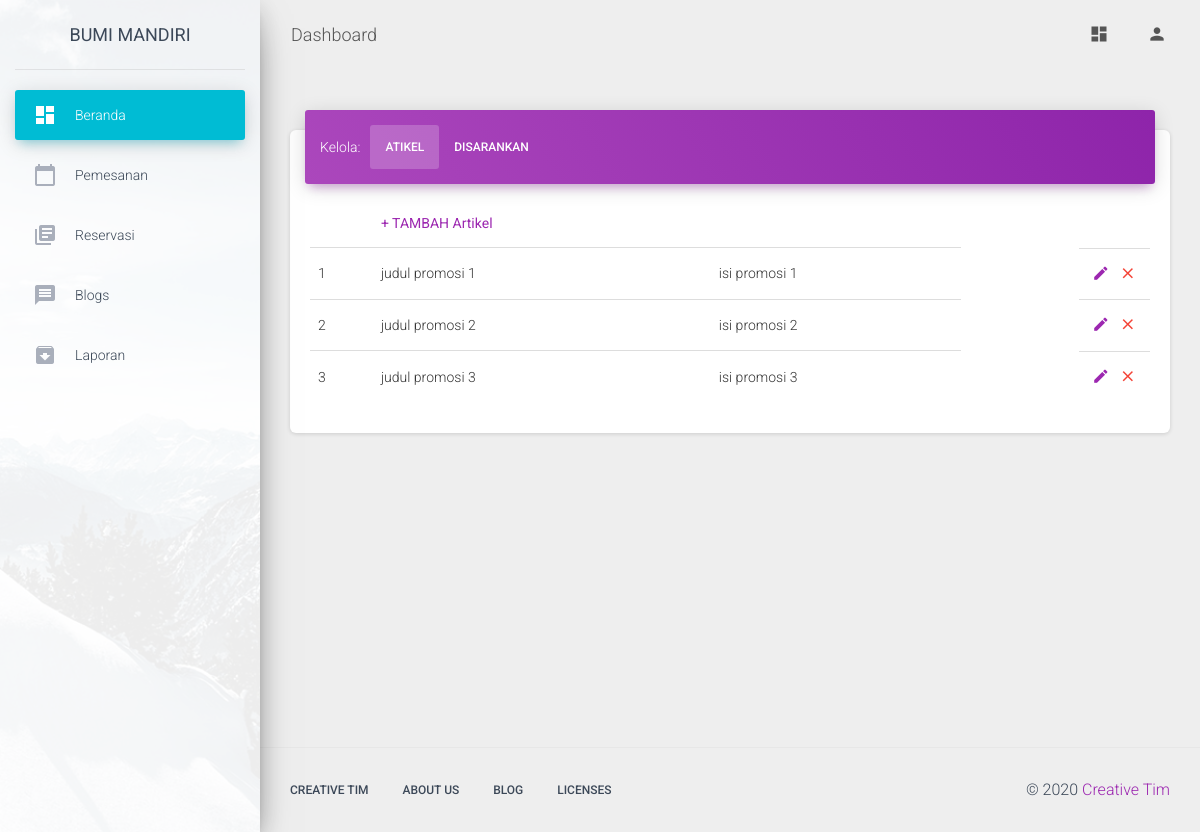
Before: /Admin/kelola_blog with the older database file.
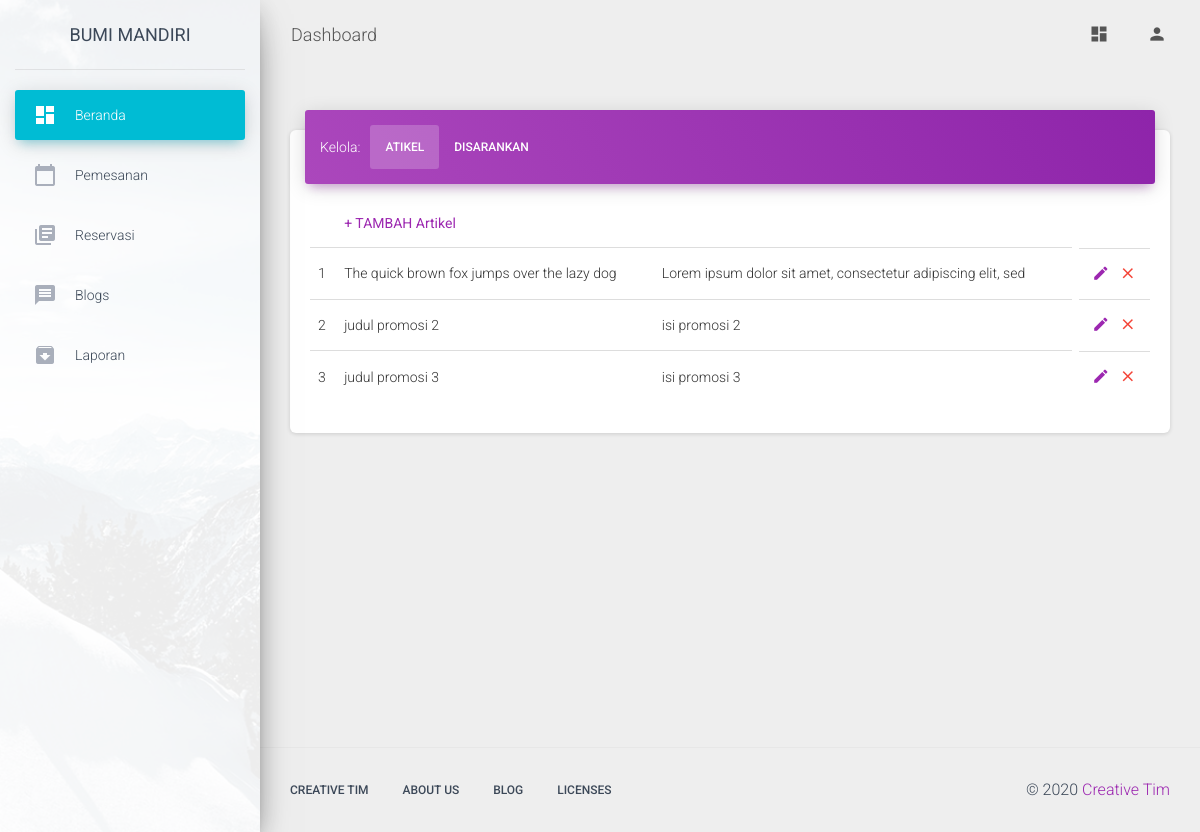
After: the same page with the newer database file.
### tables this page shows
CREATE TABLE `post` (
  `id` int(11) NOT NULL,
  `judul_post` varchar(80) NOT NULL,
  `isi_post` text NOT NULL,
  `gambar_post` varchar(100) NOT NULL,
  `date_created` date NOT NULL,
  `post_type` int(11) NOT NULL
);

### application/controllers/Admin.php (called while the page is built, shortened)
<?php
class Admin extends CI_Controller {
	function __construct(){
		$this->load->helper('url');
        $this->load->helper('text');
        $this->load->library('pdf');
		$this->load->model('Admin_model');
		$this->load->model('Paket_model');
		$this->load->model('Petugas_model');
		$this->load->model('Pelanggan_model');
		$this->load->model('Reservasi_model');
		$this->load->model('Post_model');
		$this->load->model('Testimoni_model');
		$this->load->model('Pemesanan');
	}
	public function kelola_blog()
	{
		$data=array(
			'promosi'=>$this->Post_model->get_post_bytype(1),
			'artikel'=>$this->Post_model->get_post_bytype(2),
			'event'=>$this->Post_model->get_post_bytype(3)
		);
		$this->load->view('admin/template/head');
		$this->load->view('admin/template/sidebar');
		$this->load->view('admin/blog', $data);
		$this->load->view('admin/template/foot');
	}
}

### index.php (called while the page is built, shortened)
<?php
require_once BASEPATH.'core/CodeIgniter.php';

### application/models/Post_model.php (called while the page is built, shortened)
<?php
class Post_model extends CI_Model {
	function get_post_bytype($pt){
		$result=$this->db->query("SELECT * FROM post WHERE post_type='$pt'");
        return $result;
	}
}
?>

### application/views/admin/blog.php (the view, shortened to what the changed rows need)
<!DOCTYPE html>
<html lang="en">
    <div class="main-panel">
      <div class="content">
        <div class="container-fluid">
          <div class="">
              <div class="card">
                <div class="card-body">
                  <div class="tab-content">
                    <div class="tab-pane active" id="profile">
                      <table class="table">
                        <tbody>
                          <?php $no=1; ?>
                          <?php
                            function word_limit($string, $word_limit){
                              $words = explode(" ",$string);
                              return implode(" ",array_splice($words,0,$word_limit));
                            }
                            foreach(array_slice($promosi->result(), 0, 10) as $prom ):
                          ?>
                          <tr>
                            <td><?php echo $no++; ?></td>
                            <td><?php echo $prom->judul_post?></td>
                            <td><?php echo strip_tags(word_limit($prom->isi_post, 20))?></td>
                            <td class="td-actions text-right pull-right">
                              <a href="<?php echo base_url() ?>Admin/ubah_blog/<?php echo $prom->id?>" rel="tooltip" title="Edit" class="btn btn-primary btn-link btn-sm">
                                <i class="material-icons">edit</i>
                              </a>
                              <a href="<?php echo base_url() ?>Admin/delete_blog/<?php echo $prom->id?>" rel="tooltip" title="Remove" class="btn btn-danger btn-link btn-sm">
                                <i class="material-icons">close</i>
                              </a>
                            </td>
                          </tr>
                          <?php endforeach; ?>
                        </tbody>
                      </table>
                    </div>
                  </div>
                </div>
              </div>
          </div>
        </div>
      </div>
    </div>
  </div>

Changed rows visible on the page:
changed post: judul_post "judul promosi 1" → "The quick brown fox jumps over the lazy dog"; isi_post "isi promosi 1" → "Lorem ipsum dolor sit amet, consectetur adipiscing elit, sed"
